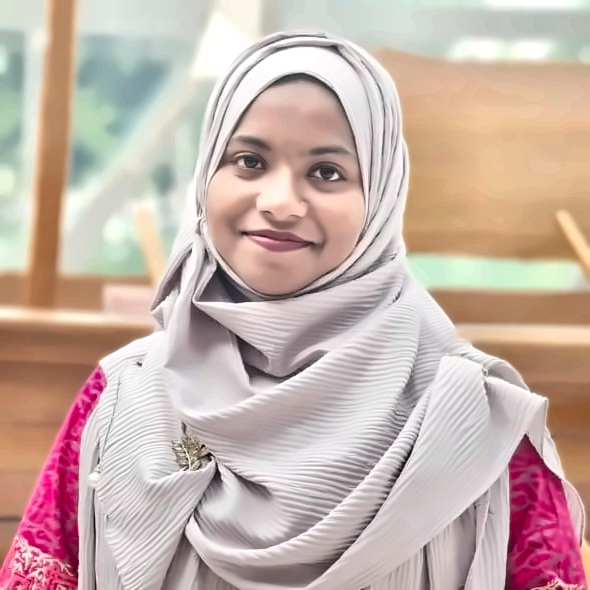
#> input picture assets/images/portrait.png, 1180 x 1180 px, given in place of photo.jpeg, which was not available (shown at 1/2 size)
$ python retouch_portrait.py
#> lines starting #> are read from the running program, lines starting #| are printed output that depends on the picture
"""Deterministic portrait retouching for the portfolio hero image.

Nothing here generates or changes facial features. Every operation is a
standard local image filter applied to the original pixels:
  - light denoise
  - gentle local contrast (CLAHE on luminance only)
  - subtle bilateral skin smoothing (edge-preserving, so eyes/lips stay sharp)
  - mild clarity via unsharp mask
  - mild tonal/temperature refinement
The alpha matte produced by rembg is reused unchanged.
"""

from pathlib import Path
import cv2
import numpy as np
from PIL import Image, ImageFilter
from rembg import new_session, remove

ROOT = Path(__file__).resolve().parents[1]
SOURCE = Path(r"C:\Users\Farhana Yesmin\Pictures\photo.jpeg")
RAW_CUTOUT = ROOT / "assets" / "images" / "_nobg_raw.png"
OUTPUT = ROOT / "assets" / "images" / "portrait.png"
WEB_OUTPUT = ROOT / "assets" / "images" / "portrait-web.png"

# Master export (2x the source) and a lighter derivative for the website.
EXPORT_SIZE = 1180
WEB_SIZE = 720


def ensure_cutout() -> None:
    """Create the transparent matte once, then reuse the cached result."""
    if RAW_CUTOUT.exists():
        return
    session = new_session("u2net")
    result = remove(Image.open(SOURCE).convert("RGBA"), session=session,
                    alpha_matting=False)
    result.save(RAW_CUTOUT)


def main() -> None:
    ensure_cutout()
#> (the call stopped at in ensure_cutout, `session = new_session("u2net")`: rembg is not available in this run)
    src_bgr = cv2.imread(str(SOURCE), cv2.IMREAD_COLOR)
#> src_bgr is the input picture: shape (1180, 1180, 3); mean B, G, R 170, 178.2, 200.2
    raw = Image.open(RAW_CUTOUT).convert("RGBA")
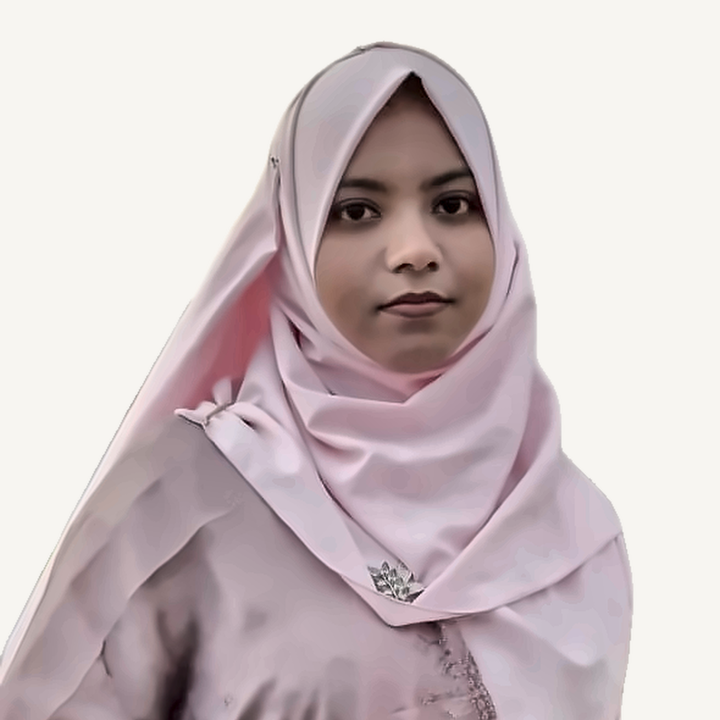
#> input picture assets/images/portrait-web.png, 720 x 720 px, given in place of _nobg_raw.png, which was not available
    alpha = np.array(raw.getchannel("A"))
#> alpha: shape (720, 720); every value is 255

    # --- 1. Clean the matte: keep the largest component, fill pinholes, feather 0.4px ---
    binary = (alpha > 128).astype(np.uint8)
#> binary: shape (720, 720); every value is 1
    count, labels, stats, _ = cv2.connectedComponentsWithStats(binary, 8)
#> labels: shape (720, 720) int32; every value is 1
#> count = 2; stats = [[-1, 2147483647, 0, 0, 0], [0, 0, 720, 720, 518400]]
    if count > 1:
        largest = 1 + np.argmax(stats[1:, cv2.CC_STAT_AREA])
#> largest = 1
        alpha = np.where(labels == largest, alpha, 0).astype(np.uint8)
    closed = cv2.morphologyEx((alpha > 128).astype(np.uint8), cv2.MORPH_CLOSE,
                              np.ones((3, 3), np.uint8))
    alpha = np.where(closed > 0, alpha, 0).astype(np.uint8)
    alpha_img = Image.fromarray(alpha).filter(ImageFilter.GaussianBlur(0.4))
    alpha = np.array(alpha_img)

    # --- 2. Light denoise (very low strength: no waxing, no detail loss) ---
    clean = cv2.fastNlMeansDenoisingColored(src_bgr, None, 3, 3, 7, 21)

    # --- 3. Edge-preserving skin smoothing at low opacity ---
    smooth = cv2.bilateralFilter(clean, d=7, sigmaColor=24, sigmaSpace=24)
    clean = cv2.addWeighted(clean, 0.76, smooth, 0.24, 0)

    # --- 4. Gentle local contrast on luminance only (protects skin hue) ---
    lab = cv2.cvtColor(clean, cv2.COLOR_BGR2LAB)
#> lab: shape (1180, 1180, 3); mean of channels 0, 1, 2 189.8, 134.7, 135.9
    l, a, b = cv2.split(lab)
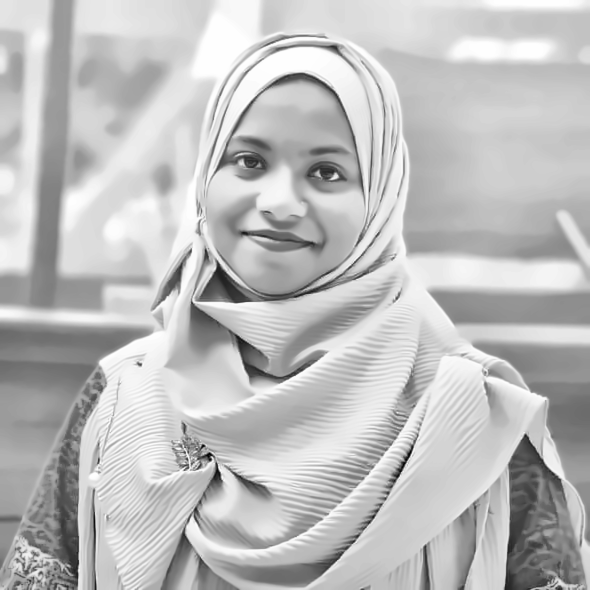
#> l: shape (1180, 1180) (shown at 1/2 size); min 1, max 254, mean 189.8
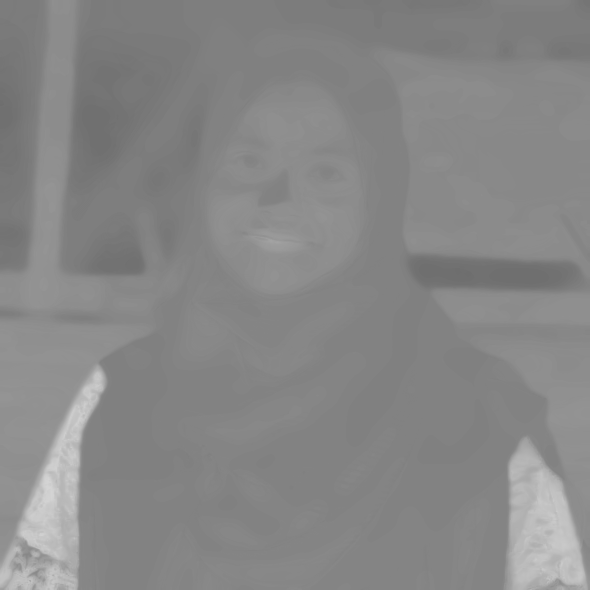
#> a: shape (1180, 1180) (shown at 1/2 size); min 110, max 213, mean 134.7
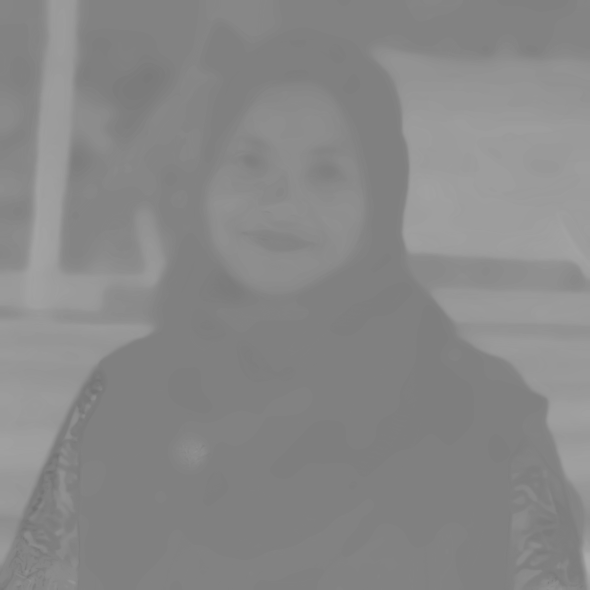
#> b: shape (1180, 1180) (shown at 1/2 size); min 111, max 173, mean 135.9
    clahe = cv2.createCLAHE(clipLimit=1.2, tileGridSize=(8, 8))
    l = clahe.apply(l)
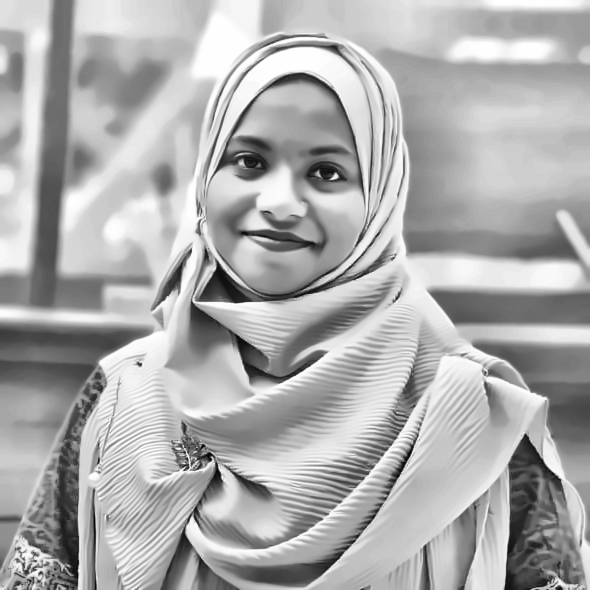
#> l: shape (1180, 1180) (shown at 1/2 size); min 1, max 255, mean 173.2
    clean = cv2.cvtColor(cv2.merge((l, a, b)), cv2.COLOR_LAB2BGR)
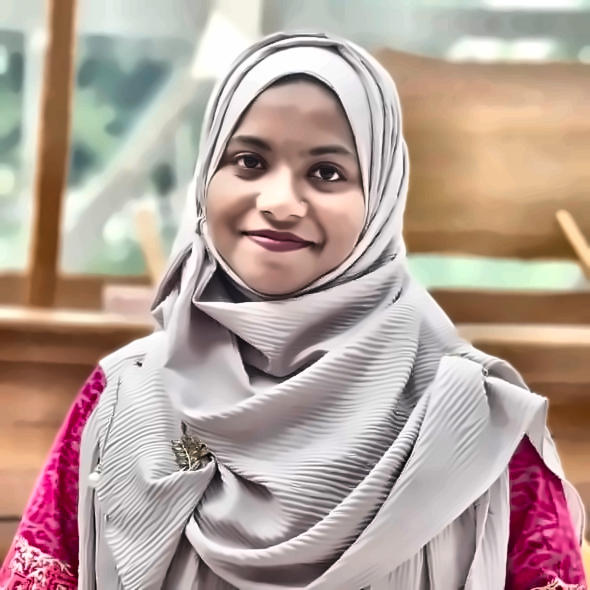
#> clean: shape (1180, 1180, 3) (shown at 1/2 size); mean B, G, R 153.6, 161.7, 182

    # --- 5. Mild exposure/contrast lift and a touch of warmth ---
    clean = clean.astype(np.float32) / 255.0
    clean = np.clip((clean - 0.5) * 1.03 + 0.5 + 0.005, 0, 1)
    clean[:, :, 2] = np.clip(clean[:, :, 2] * 1.006, 0, 1)  # red channel (BGR)
    clean = (clean * 255).astype(np.uint8)

    # --- 6. Subtle clarity ---
    blurred = cv2.GaussianBlur(clean, (0, 0), 1.1)
    clean = cv2.addWeighted(clean, 1.12, blurred, -0.12, 0)

    # --- 7. Composite with the untouched matte, upscale with Lanczos ---
    rgba = cv2.cvtColor(clean, cv2.COLOR_BGR2RGBA)
#> (the run stopped early here; a loop or call above may not have finished)
